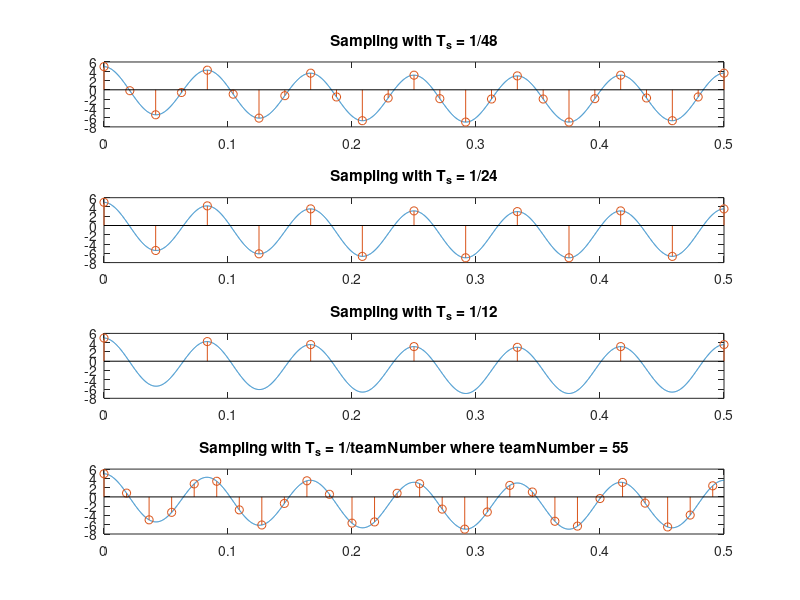

Write the MATLAB code that produced this figure.
clear all; clc;

%% Exercise 2
t = [0:0.0001:0.5];
x = 5*cos(24*pi*t) - 2*sin(1.5*pi*t);
Ts1 = 1/48; % seconds
t1 = [0:Ts1:0.5];
x1 = 5*cos(24*pi*t1) - 2*sin(1.5*pi*t1);
Ts2 = 1/24; % seconds
t2 = [0:Ts2:0.5];
x2 = 5*cos(24*pi*t2) - 2*sin(1.5*pi*t2);
Ts3 = 1/12; % seconds
t3 = [0:Ts3:0.5];
x3 = 5*cos(24*pi*t3) - 2*sin(1.5*pi*t3);
A = 55;Ts = 1/A;tA = [0:Ts:0.5];
xA = 5*cos(24*pi*tA) - 2*sin(1.5*pi*tA);

figure(3)
subplot(4,1,1)
plot(t,x);hold on;
stem(t1, x1)
title('Sampling with T_s = 1/48')
subplot(4,1,2)
plot(t,x);hold on;
stem(t2, x2)
title('Sampling with T_s = 1/24')
subplot(4,1,3)
plot(t,x);hold on;
stem(t3, x3)
title('Sampling with T_s = 1/12')
subplot(4,1,4)
plot(t,x);hold on;
stem(tA, xA)
title('Sampling with T_s = 1/teamNumber where teamNumber = 55')